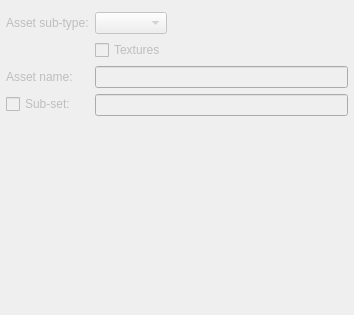
                 <widget class="QWidget" name="ma_assetSettings_scrollAreaWidgetContents">
                  <property name="geometry">
                   <rect>
                    <x>0</x>
                    <y>0</y>
                    <width>354</width>
                    <height>315</height>
                   </rect>
                  </property>
                  <layout class="QVBoxLayout" name="verticalLayout_3">
                   <property name="margin">
                    <number>0</number>
                   </property>
                   <item>
                    <widget class="QFrame" name="ma_assetSettings_frame">
                     <property name="frameShape">
                      <enum>QFrame::NoFrame</enum>
                     </property>
                     <layout class="QFormLayout" name="formLayout_3">
                      <property name="fieldGrowthPolicy">
                       <enum>QFormLayout::ExpandingFieldsGrow</enum>
                      </property>
                      <property name="leftMargin">
                       <number>6</number>
                      </property>
                      <property name="topMargin">
                       <number>12</number>
                      </property>
                      <property name="rightMargin">
                       <number>6</number>
                      </property>
                      <property name="bottomMargin">
                       <number>6</number>
                      </property>
                      <item row="6" column="0">
                       <widget class="QLabel" name="assetName_label">
                        <property name="enabled">
                         <bool>false</bool>
                        </property>
                        <property name="text">
                         <string>Asset name:</string>
                        </property>
                       </widget>
                      </item>
                      <item row="6" column="1">
                       <widget class="QLineEdit" name="assetName_lineEdit">
                        <property name="enabled">
                         <bool>false</bool>
                        </property>
                        <property name="text">
                         <string/>
                        </property>
                        <property name="frame">
                         <bool>true</bool>
                        </property>
                        <property name="readOnly">
                         <bool>false</bool>
                        </property>
                        <property name="mandatoryField" stdset="0">
                         <bool>false</bool>
                        </property>
                       </widget>
                      </item>
                      <item row="8" column="0">
                       <widget class="QCheckBox" name="subSet_checkBox">
                        <property name="enabled">
                         <bool>false</bool>
                        </property>
                        <property name="toolTip">
                         <string>Warning: creating sub-sets will affect version control.</string>
                        </property>
                        <property name="text">
                         <string>Sub-set:</string>
                        </property>
                       </widget>
                      </item>
                      <item row="2" column="0">
                       <widget class="QLabel" name="assetSubType_label">
                        <property name="enabled">
                         <bool>false</bool>
                        </property>
                        <property name="text">
                         <string>Asset sub-type:</string>
                        </property>
                       </widget>
                      </item>
                      <item row="2" column="1">
                       <widget class="QComboBox" name="assetSubType_comboBox">
                        <property name="enabled">
                         <bool>false</bool>
                        </property>
                       </widget>
                      </item>
                      <item row="3" column="1">
                       <widget class="QCheckBox" name="textures_checkBox">
                        <property name="enabled">
                         <bool>false</bool>
                        </property>
                        <property name="text">
                         <string>Textures</string>
                        </property>
                        <property name="checked">
                         <bool>false</bool>
                        </property>
                       </widget>
                      </item>
                      <item row="8" column="1">
                       <widget class="QLineEdit" name="subSetName_lineEdit">
                        <property name="enabled">
                         <bool>false</bool>
                        </property>
                        <property name="text">
                         <string/>
                        </property>
                        <property name="frame">
                         <bool>true</bool>
                        </property>
                        <property name="readOnly">
                         <bool>false</bool>
                        </property>
                        <property name="mandatoryField" stdset="0">
                         <bool>false</bool>
                        </property>
                       </widget>
                      </item>
                     </layout>
                    </widget>
                   </item>
                  </layout>
                 </widget>
